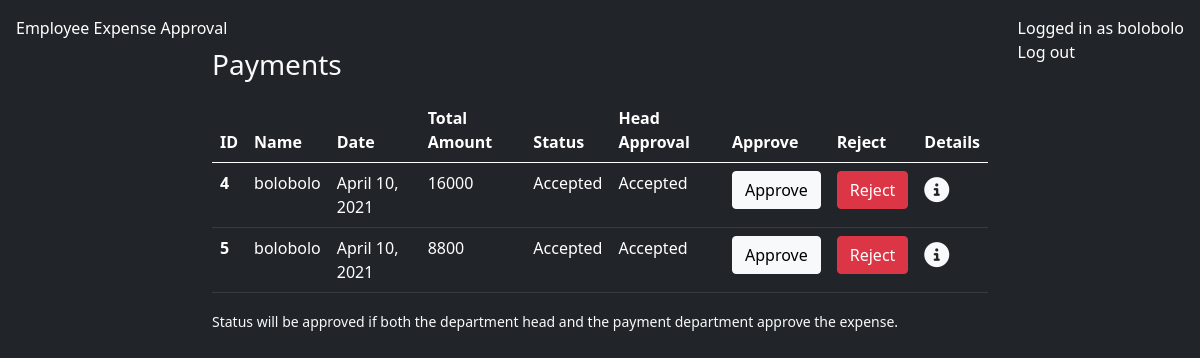
Before: /payments (signed in) with the older database file.
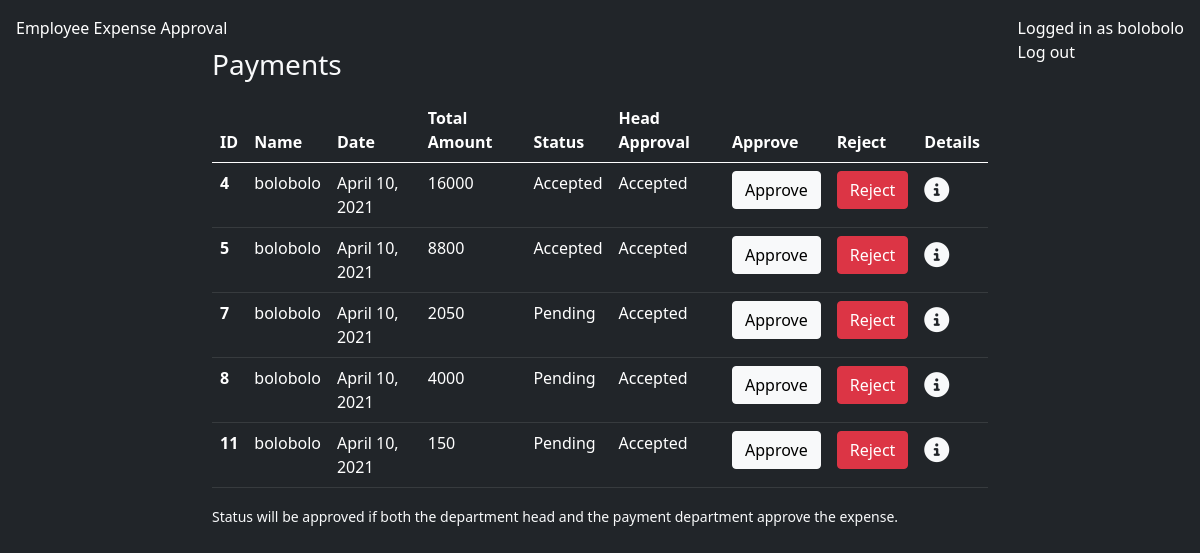
After: the same page with the newer database file.
### budget/models.py (models this page shows, shortened)
class Expenses(models.Model):
    employee = models.ForeignKey(User,models.CASCADE)
    date = models.DateTimeField(auto_now=True)
    travel_date = models.DateField(default=now)
    airfare = models.IntegerField(null=True, blank=True)
    hotel_rent = models.IntegerField(null=True, blank=True)
    transport = models.IntegerField(null=True, blank=True)
    meal = models.IntegerField(null=True, blank=True)
    others = models.IntegerField(default=0)
    remarks = models.TextField(null=True, blank=True)
    form_status_head = models.BooleanField(default=None, null=True, blank=True)
    form_status_payment = models.BooleanField(default=None, null=True, blank=True)
    total_amount = models.IntegerField(null=True, blank=True)
    department = models.ForeignKey(Department, on_delete=models.SET_NULL, blank=True, null=True)
    def form_status(self):
        if self.form_status_head is True and self.form_status_payment is True:
            return True
        elif self.form_status_head is False or self.form_status_payment is False:
            return False
        elif self.form_status_head is None or self.form_status_payment is None:
            return None
        else:
            return False

### budget/views.py (the view, shortened to what this page needs)
# urls.py: path('payments', paymentsView, name='payments'),
@login_required
def paymentsView(request):
    if request.user.profile.admin:
        expenses = Expenses.objects.filter(form_status_head=True)
        context = {
            'expenses': expenses
        }
        return render(request, 'payment/main.html', context)
    else:
        return HttpResponse('<h1>You are not registered as an admin.<a href="/">Go Home</a></h1>')

### templates/payment/main.html (shortened to what this page needs)
{% extends 'base.html' %}
{% block content %}
<h3 class="text-light mt-5">Payments</h3>
<table class="table table-dark mt-3">
    <thead>
        <tr>
            <th scope="col">ID</th>
            <th scope="col">Name</th>
            <th scope="col">Date</th>
            <th scope="col">Total Amount</th>
            <th scope="col">Status</th>
            <th scope="col">Head Approval</th>
            <th scope="col">Approve</th>
            <th scope="col">Reject</th>
            <th scope="col">Details</th>
        </tr>
    </thead>
    <tbody>
        {% for expense in expenses %}
        <tr>
            <th scope="row">{{expense.id}}</th>
            <td>{{expense.employee.username}}</td>
            <td>{{expense.date|date}}</td>
            <td>{{expense.total_amount}}</td>
            <td>
                {% if expense.form_status == None %}
                Pending
                {% elif expense.form_status %}
                Accepted
                {% elif not expense.form_status %}
                Rejected
                {% endif %}
            </td>
            <td>
                {% if expense.form_status_head == None %}
                Pending
                {% elif expense.form_status_head %}
                Accepted
                {% elif not expense.form_status_head %}
                Rejected
                {% endif %}
            </td>
            <td>
                <form method="post">
                    <button type="submit" class="btn btn-light" name='approve'>Approve</button>
                </form>
            </td>
            <td>
                <form method="post">
                <button type="submit" class="btn btn-danger" name='reject'>Reject</button>
            </form>
            <td>
                <a href="{% url 'single-payments' expense.id %}" class="text-light" style="font-size: 25px;"><i class="fas fa-info-circle"></i></a>
            </td>
        </td>
        </tr>
        {% endfor %}
    </tbody>
</table>
<small class="text-light">Status will be approved if both the department head and the payment department approve the expense.</small>
{% endblock %}

Changed rows visible on the page:
now on this page (row edited): Expenses: id "7", employee.username "bolobolo", date "April 10, 2021", total_amount "2050", form_status_head "Pending"
now on this page (row edited): Expenses: id "8", employee.username "bolobolo", date "April 10, 2021", total_amount "4000", form_status_head "Pending"
now on this page (row edited): Expenses: id "11", employee.username "bolobolo", date "April 10, 2021", total_amount "150", form_status_head "Pending"
